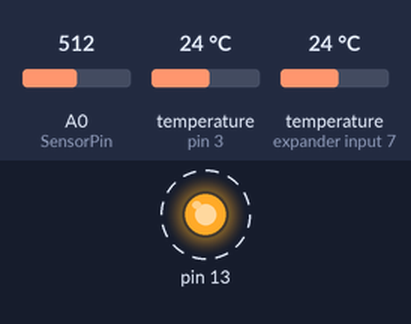
Bench run of a sketch on a simulated Arduino Uno, built with avr-gcc and run on an emulated ATmega328P. On the bench: output pins drawn as LEDs (lit = HIGH). Dashed ring = blinking. Inputs (shaded band) come from the test bench; at power-on: A0 (SensorPin) = 512, temperature (sensors on pin 3, expander input 7) 24 °C. What the sketch prints to the serial monitor is not drawn.

Above: at 1.3 s.
Timing chart, 0 to 5.1 s (numbered marks = the images above):
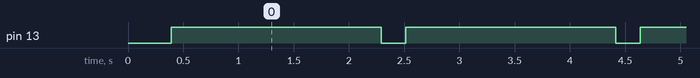

The sketch:

NeptuneSensors.ino
```cpp
#include <Wire.h>
#include <OneWire.h>
#include <DallasTemperature.h>

#define ONE_WIRE_BUS 3
#define SensorPin 0            //pH meter Analog output to Arduino Analog Input 0
#define Offset 0.00            //deviation compensate

unsigned long int avgValue;     //Store the average value of the sensor feedback

// Setup a oneWire instance to communicate with any OneWire devices (not just Maxim/Dallas temperature ICs)
OneWire oneWire(ONE_WIRE_BUS);

// Pass our oneWire reference to Dallas Temperature.
DallasTemperature sensors(&oneWire);

// arrays to hold device address
DeviceAddress thermometer1, thermometer2;

float temp1, temp2, ph;

void setup()
{
  pinMode(13,OUTPUT);
  Serial.begin(9600);
  Serial.println("Ready");    //Test the serial monitor

  // locate devices on the bus
  Serial.print("Locating devices...");
  sensors.begin();
  Serial.print("Found ");
  Serial.print(sensors.getDeviceCount(), DEC);
  Serial.println(" devices.");

  // report parasite power requirements
  Serial.print("Parasite power is: ");
  if (sensors.isParasitePowerMode()) Serial.println("ON");
  else Serial.println("OFF");

  if (!sensors.getAddress(thermometer1, 0)) Serial.println("Unable to find address for Device 0");
  if (!sensors.getAddress(thermometer2, 1)) Serial.println("Unable to find address for Device 1");

  // show the addresses we found on the bus
  Serial.print("Device 0 Address: ");
  printAddress(thermometer1);
  Serial.println();

  Serial.print("Device 1 Address: ");
  printAddress(thermometer2);
  Serial.println();

  // set the resolution to 9 bit (Each Dallas/Maxim device is capable of several different resolutions)
  sensors.setResolution(thermometer1, 9);
  sensors.setResolution(thermometer2, 9);

  Serial.print("Device 0 Resolution: ");
  Serial.print(sensors.getResolution(thermometer1), DEC);
  Serial.println();

  Serial.print("Device 1 Resolution: ");
  Serial.print(sensors.getResolution(thermometer2), DEC);
  Serial.println();

  Serial.println("Beginning communication on slave #18");
  Wire.begin(18);
  Wire.onRequest(requestEvent); // data request to slave
}

// function to print a device address
void printAddress(DeviceAddress deviceAddress)
{
  for (uint8_t i = 0; i < 8; i++)
  {
    // zero pad the address if necessary
    if (deviceAddress[i] < 16) Serial.print("0");
    Serial.print(deviceAddress[i], HEX);
  }
}

void requestEvent() {
  Serial.println("request event");

  byte message[12];
  // write temp1 to the wire
  float2Bytes(temp1, &message[0]);
  float2Bytes(temp2, &message[4]);
  float2Bytes(ph, &message[8]);
  Wire.write(message, 12);

  Serial.println("Sent data to host");
}

void float2Bytes(float val, byte* bytes_array){
  // Create union of shared memory space
  union {
    float float_variable;
    byte temp_array[4];
  } u;
  // Overite bytes of union with float variable
  u.float_variable = val;
  // Assign bytes to input array
  memcpy(bytes_array, u.temp_array, 4);
}

float getPh()
{
  int rawValue = analogRead(SensorPin);
  int buf[10];                //buffer for read analog

  for(int i=0;i<10;i++)       //Get 10 sample value from the sensor for smooth the value
  {
    buf[i]=1024 - analogRead(SensorPin);
    delay(10);
  }
  for(int i=0;i<9;i++)        //sort the analog from small to large
  {
    for(int j=i+1;j<10;j++)
    {
      if(buf[i]>buf[j])
      {
        int temp=buf[i];
        buf[i]=buf[j];
        buf[j]=temp;
      }
    }
  }

  avgValue=0;
  for(int i=2;i<8;i++)                      //take the average value of 6 center sample
    avgValue+=buf[i];

  float phValue=(float)avgValue*5.0/1024/6; //convert the analog into millivolt
  phValue=3.5*phValue+Offset;                      //convert the millivolt into pH value\

  float adjustedPh = (-0.01796 * phValue + 1.8056) * phValue - 2.94;
  return adjustedPh;
}

void loop()
{
  // get the pH from the sensor board
  ph = getPh();

  // call sensors.requestTemperatures() to issue a global temperature
  // request to all devices on the bus
  sensors.requestTemperatures(); // Send the command to get temperatures

  temp1 = sensors.getTempC(thermometer1);
  temp2 = sensors.getTempC(thermometer2);

  Serial.print("pH: ");
  Serial.print(ph,2);
  Serial.print("; temp1: ");
  Serial.print(temp1,2);
  Serial.print("; temp2: ");
  Serial.print(temp2,2);
  Serial.println(" ");

  digitalWrite(13, HIGH);
  delay(1900);
  digitalWrite(13, LOW);
}
```

Measured:
- by itself, pin 13: alternates HIGH for 1.9 s and LOW for 0.22 s
